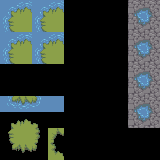

Rendered tile map (Tiled .tmx) drawn with the repository's tilesets; below, a short description and the full map source, tile grids included:
An orthogonal 5x5 tile map with 32x32 px tiles, 1 tile layer (Tile Layer 1).

<map version="1.10" tiledversion="1.11.0" orientation="orthogonal" renderorder="right-down" width="5" height="5" tilewidth="32" tileheight="32" infinite="0" nextlayerid="2" nextobjectid="1">
 <tileset firstgid="1" name="tileset" tilewidth="32" tileheight="32" tilecount="24" columns="8">
  <image source="tileset.png" width="256" height="96" />
 </tileset>
 <layer id="1" name="Tile Layer 1" width="5" height="5">
  <data encoding="csv">
1,1,0,0,7,
1,1,0,0,7,
0,0,0,0,7,
9,10,0,0,7,
17,18,0,0,0
</data>
 </layer>
</map>
